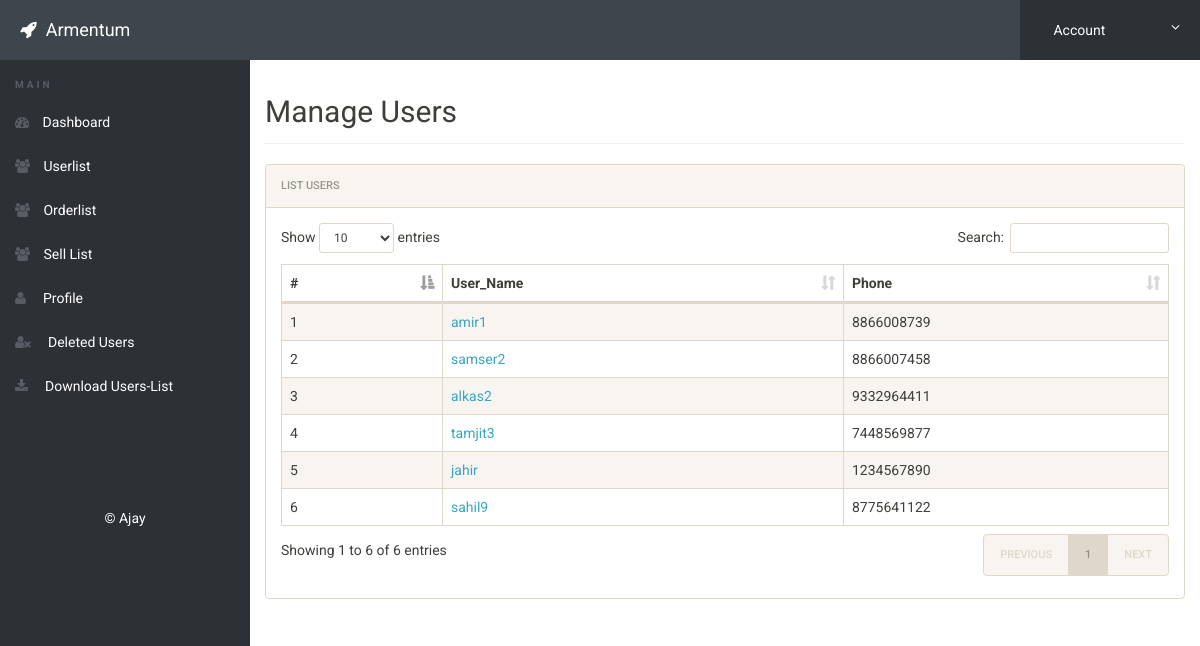
The page /admin/userlist.php (signed in) on the database its author committed.
### tables this page shows
CREATE TABLE IF NOT EXISTS `users` (
  `id` int NOT NULL AUTO_INCREMENT,
  `name` varchar(50) NOT NULL,
  `user_name` varchar(100) NOT NULL,
  `password` varchar(50) NOT NULL,
  `mobile` varchar(50) NOT NULL,
  `status` int NOT NULL,
  PRIMARY KEY (`id`),
  UNIQUE KEY `user_name` (`user_name`)
);

### admin/userlist.php (the view, shortened to what this page needs)
<?php
include('includes/config.php');
if (strlen($_SESSION['alogin']) == 0) {
	header('location:index.php');
} else {
?>
	<!doctype html>
	<html lang="en" class="no-js">
	<head>
		<link rel="stylesheet" href="css/font-awesome.min.css">
		<link rel="stylesheet" href="css/bootstrap.min.css">
		<link rel="stylesheet" href="css/dataTables.bootstrap.min.css">
		<link rel="stylesheet" href="css/bootstrap-social.css">
		<link rel="stylesheet" href="css/bootstrap-select.css">
		<link rel="stylesheet" href="css/fileinput.min.css">
		<link rel="stylesheet" href="css/awesome-bootstrap-checkbox.css">
		<link rel="stylesheet" href="css/style.css">
	</head>
	<body>
		<?php include('includes/header.php'); ?>
		<div class="ts-main-content">
			<?php include('includes/leftbar.php'); ?>
			<div class="content-wrapper">
				<div class="container-fluid">
					<div class="row">
						<div class="col-md-12">
							<h2 class="page-title">Manage Users</h2>
							<div class="panel panel-default">
								<div class="panel-heading">List Users</div>
								<div class="panel-body">
									<table id="zctb" class="display table table-striped table-bordered table-hover" cellspacing="0" width="100%">
										<thead>
											<tr>
												<th>#</th>
												<th>User_Name</th>
												<th>Phone</th>
											</tr>
										</thead>
										<tbody>
											<?php $sql = "SELECT * from  users ";
											$query = $dbh->prepare($sql);
											$query->execute();
											$results = $query->fetchAll(PDO::FETCH_OBJ);
											$cnt = 1;
											if ($query->rowCount() > 0) {
												foreach ($results as $result) {				?>
													<tr>
														<td><?php echo htmlentities($cnt); ?></td>
														<td><a href="../index.php" target="_blank"><?php echo htmlentities($result->user_name); ?></a>
														</td>
														<td><?php echo htmlentities($result->mobile); ?></td>
													</tr>
											<?php $cnt = $cnt + 1;
												}
											} ?>
										</tbody>
									</table>
								</div>
							</div>
						</div>
					</div>
				</div>
			</div>
		</div>
	</body>
	</html>
<?php } ?>

### admin/css/style.css (style rules this page uses)
html { font-size: 14px; }
@media only screen and (min-width: 480px) { html { font-size: 17px; } }
@media only screen and (min-width: 768px) { html { font-size: 14px; } }
body { font-size: 1em; }
a { color: #37a6c4; }
.panel { overflow: hidden; }
.page-title { padding-bottom: 15px; margin-bottom: 20px; border-bottom: 1px solid #f0f0f0; }
.ts-main-content .content-wrapper { padding-top: 15px; margin-top: 60px; }
@media only screen and (min-width: 992px) { .ts-main-content .content-wrapper { margin-left: 250px; } }

### rows shown on the page
users: user_name "amir1", mobile "8866008739"
users: user_name "samser2", mobile "8866007458"
users: user_name "alkas2", mobile "9332964411"
users: user_name "tamjit3", mobile "7448569877"
users: user_name "jahir", mobile "1234567890"
users: user_name "sahil9", mobile "8775641122"
